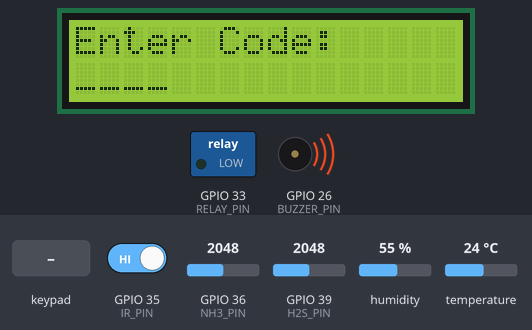
Bench run of a sketch on a simulated ESP32. Shown: 16×2 character LCD, switched loads named in the sketch (green lamp = pin HIGH), buzzer (waves = sounding, pin HIGH). The inputs (shaded band) are chosen by the test bench; at power-on: GPIO 39 (H2S_PIN) = 2048, GPIO 35 (IR_PIN) HIGH, GPIO 36 (NH3_PIN) = 2048, humidity 55 %, temperature 24 °C. WiFi joins after 1.5 s; servers stay silent unless stated; the local clock reads 2024-03-15 10:24:30 at power-on unless the sketch sets it; storage starts empty; what the sketch prints to the serial monitor is not drawn.

Above: at 6.97 s.
7.0 s: keypad keys 1 2 3 4 # pressed 0.4 s apart
At 9.4 s:
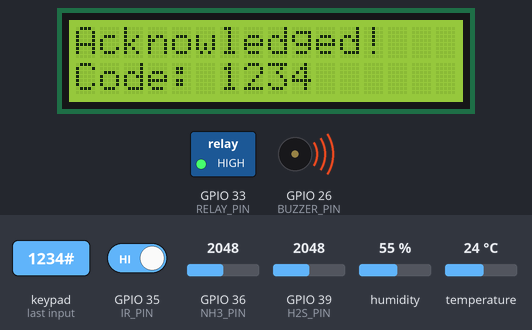
10.5 s: keypad keys 1 2 3 4 * pressed 0.4 s apart
At 13.5 s:
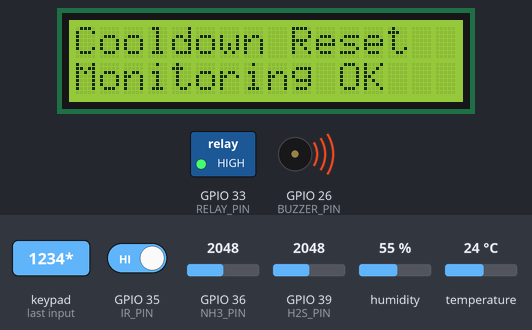
16.1 s: key '#' pressed
At 16.62 s:
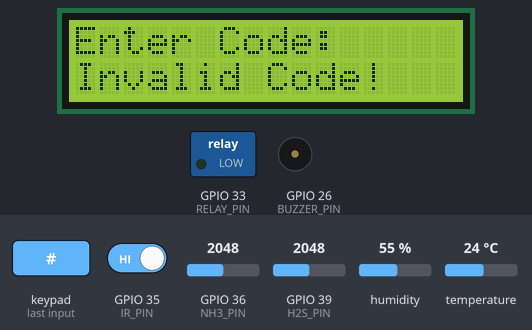
18.4 s: keypad keys 5 6 7 8 # pressed 0.4 s apart
At 20.5 s:
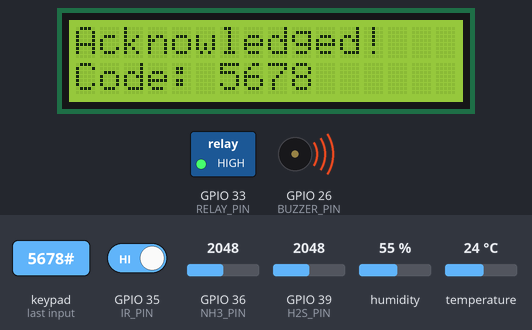
21.9 s: GPIO 39 (H2S_PIN) set to 701
At 25.2 s:
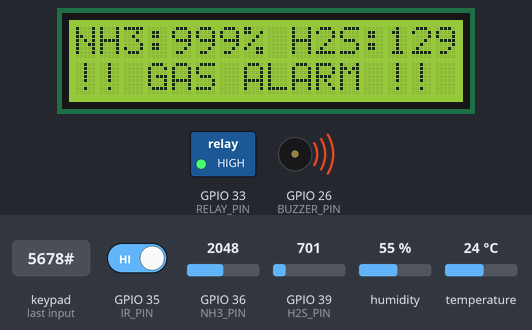
30.9 s: GPIO 39 (H2S_PIN) set to 609
At 39.2 s:
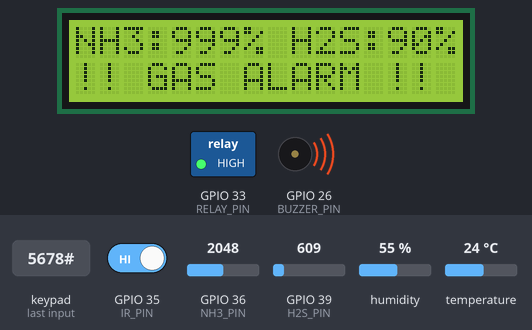
Timing chart, 0 to 40.5 s (numbered marks = the images above; inputs shaded):
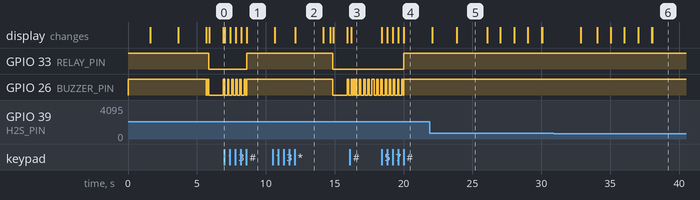

Measured:
- the behaviour switches between 634 and 633 on GPIO 39 (H2S_PIN) (found by bisection; images 5 and 6)
- after the input at 7.0 s, GPIO 33 (RELAY_PIN): LOW → HIGH after 1.6 s; the display: first changes at once (image 1 shows a later state)
- after the input at 10.5 s, GPIO 33 (RELAY_PIN): HIGH → LOW after 4.4 s; GPIO 26 (BUZZER_PIN): HIGH → LOW after 4.4 s, → HIGH 1.1 s later, → LOW 0.10 s later; the display: first differs from a run without the input after 1.6 s (image 2)
- after the input at 16.1 s, the display: changes after 0.10 s (image 3)
- after the input at 18.4 s, GPIO 33 (RELAY_PIN): LOW → HIGH after 1.6 s; the display: first changes at once (image 4 shows a later state)
- after the input at 30.9 s, the display: changes after 2.0 s (image 6)
- what the display in image 2 shows lasts 2.1 s, from 12.1 s to 14.2 s

The sketch:

SDASP_oct16a.ino
```cpp
#include <DHT.h>
#include <Keypad.h>
#include <Wire.h>
#include <LiquidCrystal_I2C.h>
#include <WiFi.h>
#include <WebServer.h>
#include <LittleFS.h>
#include <ArduinoJson.h>
#include <time.h>          // NTP / POSIX time — built into ESP32 Arduino core

// ── WiFi ──
const char* WIFI_SSID = "R03-F554";
const char* WIFI_PASS = "auacb96368";

// ── NTP / IST ──
// IST = UTC+5:30 → offset = 5*3600 + 30*60 = 19800 seconds, no DST
#define NTP_SERVER  "pool.ntp.org"
#define UTC_OFFSET  19800   // seconds
#define DST_OFFSET  0

WebServer server(80);

// ── Pins ──
#define IR_PIN      35
#define DHT_PIN     32
#define RELAY_PIN   33   // Active LOW (JQC3F-05VDC-C) 3.3V logic
#define BUZZER_PIN  26   // Active LOW buzzer
#define DHT_TYPE    DHT22
#define NH3_PIN     36   // VP — ADC1 analog input
#define H2S_PIN     39   // VN — ADC1 analog input

// ── Gas sensor calibration — hardcoded from calibration run ──
// H2S: baseline=0.032V  trigger=0.065V
// NH3: baseline=0.054V  trigger=0.100V
// OLD:
#define NH3_BASELINE  0.1f
#define H2S_BASELINE  0.010f
#define NH3_TRIGGER   0.176f
#define H2S_TRIGGER   0.016f

// NEW:
#define NH3_BASELINE  0.1f      // update after recal
#define H2S_BASELINE  0.3f      // update after recal — 0.010V was noise floor
#define NH3_RL        1000000.0f  // 1MΩ from SEN0567 schematic
#define H2S_RL        3000.0f     // 3kΩ from SEN0568 schematic
#define NH3_SLOPE     -0.48f      // from GM-802B datasheet Fig3
#define H2S_SLOPE     -0.55f      // from GM-602B datasheet Fig3
#define BASELINES_OK  true   // always valid — values are hardcoded

// ── Alarm thresholds ──
#define MAX_OCCUPANCY   20
#define HUM_THRESHOLD   70.0f
#define NH3_THRESHOLD   5.0f
#define H2S_THRESHOLD   3.0f
#define COOLDOWN_MS     300000UL  // 5 minutes

// ── LCD page cycling ──
#define LCD_PAGE_MS  4000
int           lcdPage        = 0;
unsigned long lastPageSwitch = 0;
String        lcdLine0       = "";
String        lcdLine1       = "";

// ── Keypad ──
const String VALID_CODES[] = {"1234", "5678"};
const int    NUM_CODES     = 2;

const byte ROWS = 4, COLS = 3;
char keys[ROWS][COLS] = {
  {'1','2','3'},
  {'4','5','6'},
  {'7','8','9'},
  {'*','0','#'}
};
byte rowPins[ROWS] = {23, 19, 18, 5};
byte colPins[COLS] = {15, 25, 4};

Keypad keypad = Keypad(makeKeymap(keys), rowPins, colPins, ROWS, COLS);
LiquidCrystal_I2C lcd(0x27, 16, 2);
DHT dht(DHT_PIN, DHT_TYPE);

// ── Alarm types ──
// Each type drives a different buzzer pattern (non-blocking)
//
//   HUMIDITY  → long interval: 200ms ON, 5000ms OFF  (slow, lazy beep)
//   OCCUPANCY → mid interval:  200ms ON, 2000ms OFF  (moderate beep)
//   GAS       → continuous:    200ms ON,  100ms OFF  (rapid, urgent beep)
//   NONE      → buzzer silent

enum AlarmType { ALARM_NONE, ALARM_HUMIDITY, ALARM_OCCUPANCY, ALARM_GAS };

// Buzzer pattern table  [ON ms, OFF ms]
const unsigned long BUZZER_ON_MS[]  = {0,  200, 200, 200};
const unsigned long BUZZER_OFF_MS[] = {0, 5000, 2000, 100};

// ── State ──
int           irCount        = 0;
int           occupancy      = 0;
bool          lastIRState    = HIGH;
bool          alarmActive    = false;
bool          inCooldown     = false;
unsigned long cooldownStart  = 0;
unsigned long lastIRTime     = 0;
String        enteredCode    = "";
String        alarmReason    = "";
AlarmType     currentAlarm   = ALARM_NONE;
float         lastHum        = 0;
float         lastTemp       = 0;
float         lastNH3        = 0;
float         lastH2S        = 0;
String        lastUsedCode   = "";
String        lastAckTime    = "";

// ── Gas alarm latch ──
// Stays true once a gas alarm fires so the alarm cannot self-cancel
// if readings drop back below threshold mid-alarm.
// Only cleared by a valid keypad code (silenceAlarm) or after cooldown ends.
bool          gasAlarmLatched = false;

// ── Non-blocking buzzer state ──
bool          buzzerOn       = false;
unsigned long buzzerToggleAt = 0;   // millis() when to flip buzzer state next

// ── Non-blocking LCD message ──
unsigned long lcdMsgUntil    = 0;
bool          lcdMsgActive   = false;

// ════════════════════════════════════
// HELPERS
// ════════════════════════════════════

void lcdWrite(String line0, String line1) {
  while (line0.length() < 16) line0 += " ";
  while (line1.length() < 16) line1 += " ";
  if (line0 != lcdLine0) {
    lcd.setCursor(0, 0);
    lcd.print(line0);
    lcdLine0 = line0;
  }
  if (line1 != lcdLine1) {
    lcd.setCursor(0, 1);
    lcd.print(line1);
    lcdLine1 = line1;
  }
}

float readVolts(int pin) {
  long sum = 0;
  for (int i = 0; i < 16; i++) {
    sum += analogRead(pin);
    delay(2);
  }
  return (sum / 16.0f) * (3.3f / 4095.0f);
}

// NEW — replace with:
float toRs(float vout, float RL) {
  if (vout <= 0.01f) return RL * 999.0f;
  return RL * (3.3f - vout) / vout;
}

float toPPM(float vout, float base_v, float RL, float slope, float pmin, float pmax) {
  float sensorR  = toRs(vout,   RL);   // renamed Rs → sensorR
  float cleanR   = toRs(base_v, RL);   // renamed R0 → cleanR
  if (cleanR <= 0 || sensorR <= 0) return pmin;
  float ratio = sensorR / cleanR;
  return constrain(pow(ratio, 1.0f / slope), pmin, pmax);
}

// NEW — zero-based percentage, 100% = alarm level:
int pctOfThreshold(float ppm, float threshold, float floor_ppm) {
  float adjusted = ppm - floor_ppm;
  float range    = threshold - floor_ppm;
  if (adjusted <= 0 || range <= 0) return 0;
  return (int)constrain((adjusted / range) * 100.0f, 0.0f, 999.0f);
}

bool isValidCode(String code) {
  for (int i = 0; i < NUM_CODES; i++) {
    if (code == VALID_CODES[i]) return true;
  }
  return false;
}

// Returns current IST wall-clock as "HH:MM:SS DD/MM/YYYY"
// Falls back to uptime string if NTP hasn't synced yet.
String getISTTime() {
  struct tm t;
  if (!getLocalTime(&t, 100)) {          // 100ms timeout
    // NTP not ready — fall back to uptime
    unsigned long s = millis() / 1000;
    char buf[20];
    sprintf(buf, "up %02lu:%02lu:%02lu", s/3600, (s%3600)/60, s%60);
    return String(buf);
  }
  char buf[22];
  // Format: HH:MM:SS DD/MM/YYYY
  sprintf(buf, "%02d:%02d:%02d %02d/%02d/%04d",
          t.tm_hour, t.tm_min, t.tm_sec,
          t.tm_mday, t.tm_mon + 1, t.tm_year + 1900);
  return String(buf);
}

// ════════════════════════════════════
// NON-BLOCKING BUZZER DRIVER
// Call every loop iteration while alarm is active.
// ════════════════════════════════════

void buzzerTick() {
  if (!alarmActive || currentAlarm == ALARM_NONE) return;

  if (millis() >= buzzerToggleAt) {
    if (buzzerOn) {
      // Turn OFF, schedule next ON
      digitalWrite(BUZZER_PIN, HIGH);  // OFF (active LOW)
      buzzerOn       = false;
      buzzerToggleAt = millis() + BUZZER_OFF_MS[currentAlarm];
    } else {
      // Turn ON, schedule next OFF
      digitalWrite(BUZZER_PIN, LOW);   // ON (active LOW)
      buzzerOn       = true;
      buzzerToggleAt = millis() + BUZZER_ON_MS[currentAlarm];
    }
  }
}

void buzzerStop() {
  digitalWrite(BUZZER_PIN, HIGH);  // OFF
  buzzerOn       = false;
  buzzerToggleAt = 0;
}

void buzzerStart() {
  // Kick off first ON pulse immediately
  digitalWrite(BUZZER_PIN, LOW);   // ON
  buzzerOn       = true;
  buzzerToggleAt = millis() + BUZZER_ON_MS[currentAlarm];
}

// ════════════════════════════════════
// ALARM
// ════════════════════════════════════

void triggerAlarm(String reason, AlarmType type) {
  if (alarmActive || inCooldown) return;
  alarmActive   = true;
  alarmReason   = reason;
  currentAlarm  = type;

  digitalWrite(RELAY_PIN, LOW);    // Fan ON (active LOW)
  buzzerStart();

  Serial.println("⚠ ALARM [" + String(type) + "]: " + reason);
  lcdLine0 = "";
  lcdLine1 = "";
  lcdWrite("!! ALARM !!", reason.substring(0, 16));
  delay(1000);
  lcdLine0 = "";
  lcdLine1 = "";
  lcdWrite("Enter Code:", "____");
}

void silenceAlarm(String code) {
  alarmActive     = false;
  inCooldown      = true;
  cooldownStart   = millis();
  lastUsedCode    = code;
  gasAlarmLatched = false;   // unlatch gas alarm — valid code entered

  lastAckTime = getISTTime();   // real IST wall-clock (or uptime fallback)

  buzzerStop();
  digitalWrite(RELAY_PIN, HIGH);   // Fan OFF

  if (alarmReason == "Max Occupancy!") {
    occupancy = 0;
    irCount   = 0;
    Serial.println("Occupancy reset to 0");
  }

  currentAlarm = ALARM_NONE;

  Serial.println("✓ Acknowledged by: " + code + " | Was: " + alarmReason);
  lcdLine0 = "";
  lcdLine1 = "";
  lcdWrite("Acknowledged!", "Code: " + code);
  lcdMsgActive = true;
  lcdMsgUntil  = millis() + 2000;
}

void checkGasAlarms() {
  if (alarmActive || inCooldown) return;
  if (gasAlarmLatched) return;   // latched — must be silenced by code first
  if      (lastNH3 >= NH3_THRESHOLD) { gasAlarmLatched = true; triggerAlarm("High NH3!", ALARM_GAS); }
  else if (lastH2S >= H2S_THRESHOLD) { gasAlarmLatched = true; triggerAlarm("High H2S!", ALARM_GAS); }
}

// ════════════════════════════════════
// LCD PAGES
// ════════════════════════════════════

void showPageOcc() {
  String l0 = "Occ:" + String(occupancy) + "/20 H:" + String((int)lastHum) + "%";
  String l1;
  if (inCooldown) {
    unsigned long remaining = (COOLDOWN_MS - (millis() - cooldownStart)) / 1000;
    l1 = "Cooldown: " + String(remaining) + "s";
  } else {
    l1 = "Status: OK";
  }
  lcdWrite(l0, l1);
}

void showPageGas() {
  int nh3pct = pctOfThreshold(lastNH3, NH3_THRESHOLD, 1.0f);
  int h2spct = pctOfThreshold(lastH2S, H2S_THRESHOLD, 0.5f);
  String l0 = "NH3:" + String(nh3pct) + "% H2S:" + String(h2spct) + "%";
  String l1;
  if      (nh3pct >= 100 || h2spct >= 100) l1 = "!! GAS ALARM !!";
  else if (nh3pct >= 75  || h2spct >= 75)  l1 = "Warning: High";
  else                                       l1 = "Gas: OK";
  lcdWrite(l0, l1);
}

void updateLCD() {
  if (lcdMsgActive) {
    if (millis() < lcdMsgUntil) return;
    lcdMsgActive = false;
    lcdLine0 = "";
    lcdLine1 = "";
  }
  if (millis() - lastPageSwitch >= LCD_PAGE_MS) {
    lcdPage = (lcdPage + 1) % 2;
    lastPageSwitch = millis();
  }
  switch (lcdPage) {
    case 0: showPageOcc(); break;
    case 1: showPageGas(); break;
  }
}

// ════════════════════════════════════
// WEB SERVER
// ════════════════════════════════════

void handleRoot() {
  File f = LittleFS.open("/data.html", "r");
  if (!f) {
    server.send(404, "text/plain", "data.html not found in LittleFS");
    return;
  }
  server.streamFile(f, "text/html");
  f.close();
}

void handleData() {
  StaticJsonDocument<448> doc;

  doc["ammonia"]      = round(lastNH3 * 100) / 100.0;
  doc["h2s"]          = round(lastH2S * 100) / 100.0;
  doc["ammoniaPct"] = pctOfThreshold(lastNH3, NH3_THRESHOLD, 1.0f);  // NH3 pmin=1.0
  doc["h2sPct"]     = pctOfThreshold(lastH2S, H2S_THRESHOLD, 0.5f);  // H2S pmin=0.5
  doc["humidity"]     = (int)lastHum;
  doc["temp"]         = round(lastTemp * 10) / 10.0;
  doc["moisture"]     = (int)lastHum;
  doc["occupancy"]    = occupancy;
  doc["fan"]          = alarmActive;
  doc["alarm"]        = alarmActive;
  doc["reason"]       = alarmReason;
  doc["alarmType"]    = (int)currentAlarm;   // 0=none,1=hum,2=occ,3=gas
  doc["cooldown"]     = inCooldown;
  doc["cooldownLeft"] = inCooldown
    ? (long)((COOLDOWN_MS - (millis() - cooldownStart)) / 1000)
    : 0;
  doc["lastCode"]     = lastUsedCode;
  doc["lastAck"]      = lastAckTime;
  doc["currentTime"]  = getISTTime();
  doc["baselines_ok"] = true;                        // always OK — hardcoded
  doc["base_nh3"]     = NH3_BASELINE;
  doc["base_h2s"]     = H2S_BASELINE;
  doc["trig_nh3"] = NH3_THRESHOLD;   // 5.0 ppm
  doc["trig_h2s"] = H2S_THRESHOLD;   // 3.0 ppm

  String json;
  serializeJson(doc, json);
  server.send(200, "application/json", json);
}

void handleNotFound() {
  server.send(404, "text/plain", "Not found");
}

// ════════════════════════════════════
// SETUP
// ════════════════════════════════════

void setup() {
  Serial.begin(115200);

  pinMode(RELAY_PIN,  OUTPUT);
  pinMode(BUZZER_PIN, OUTPUT);
  digitalWrite(RELAY_PIN,  HIGH);  // OFF
  digitalWrite(BUZZER_PIN, HIGH);  // OFF

  pinMode(IR_PIN,  INPUT);
  pinMode(DHT_PIN, INPUT_PULLUP);

  dht.begin();

  if (!LittleFS.begin()) {
    Serial.println("LittleFS mount failed — needed only for data.html");
  } else {
    Serial.println("LittleFS mounted OK");
  }

  // ── Gas calibration is hardcoded — print for confirmation ──
  Serial.println("[CAL] Gas baselines HARDCODED:");
  Serial.printf("[CAL] NH3 base:%.3fV  trig:%.3fV  alarm:%.1fppm\n",
                NH3_BASELINE, NH3_TRIGGER, NH3_THRESHOLD);
  Serial.printf("[CAL] H2S base:%.3fV  trig:%.3fV  alarm:%.1fppm\n",
                H2S_BASELINE, H2S_TRIGGER, H2S_THRESHOLD);

  Serial.print("Connecting to WiFi");
  WiFi.begin(WIFI_SSID, WIFI_PASS);
  int tries = 0;
  while (WiFi.status() != WL_CONNECTED && tries < 30) {
    delay(500);
    Serial.print(".");
    tries++;
  }
  if (WiFi.status() == WL_CONNECTED) {
    Serial.println("\nWiFi connected!");
    Serial.print("Dashboard: http://");
    Serial.println(WiFi.localIP());

    // Sync NTP → IST
    configTime(UTC_OFFSET, DST_OFFSET, NTP_SERVER);
    Serial.print("Syncing NTP time");
    struct tm t;
    int ntpTries = 0;
    while (!getLocalTime(&t, 500) && ntpTries < 10) {
      Serial.print(".");
      ntpTries++;
    }
    if (getLocalTime(&t, 200)) {
      char tbuf[22];
      sprintf(tbuf, "%02d:%02d:%02d %02d/%02d/%04d",
              t.tm_hour, t.tm_min, t.tm_sec,
              t.tm_mday, t.tm_mon+1, t.tm_year+1900);
      Serial.println("\nIST time: " + String(tbuf));
    } else {
      Serial.println("\nNTP sync failed — will retry in background");
    }
  } else {
    Serial.println("\nWiFi failed — running offline");
  }

  server.on("/",     handleRoot);
  server.on("/data", handleData);
  server.onNotFound(handleNotFound);
  server.begin();
  Serial.println("Web server started");

  Wire.begin(21, 22);
  lcd.init();
  lcd.backlight();
  lcdWrite("Restroom Monitor",
           WiFi.status() == WL_CONNECTED
             ? WiFi.localIP().toString()
             : "  No WiFi...    ");
  delay(2000);

  // Show calibration status briefly
  lcdLine0 = ""; lcdLine1 = "";
  lcdWrite("Cal: Hardcoded", "NH3+H2S ready");
  delay(2000);
  lcd.clear();
  lcdLine0 = "";
  lcdLine1 = "";

  // Startup beep
  digitalWrite(BUZZER_PIN, LOW);
  delay(100);
  digitalWrite(BUZZER_PIN, HIGH);

  Serial.println("=== Restroom Monitor READY ===");
  Serial.println("Buzzer: GAS=continuous | OCC=2s | HUM=5s");
  Serial.println("Gas alarm: LATCHED — requires keypad code to silence");
  Serial.printf("NH3 base:%.3fV  trig:%.3fV  alarm:%.1fppm\n",
                NH3_BASELINE, NH3_TRIGGER, NH3_THRESHOLD);
  Serial.printf("H2S base:%.3fV  trig:%.3fV  alarm:%.1fppm\n",
                H2S_BASELINE, H2S_TRIGGER, H2S_THRESHOLD);
  Serial.println("Humidity alarm: 70%");
  Serial.println("Max occupancy : 20");
  Serial.println("Cooldown      : 5 min");
  Serial.println("==============================");
}

// ════════════════════════════════════
// LOOP
// ════════════════════════════════════

void loop() {

  // ── Web server ──
  server.handleClient();

  // ── Non-blocking buzzer driver ──
  buzzerTick();

  // ── WiFi watchdog ──
  static unsigned long lastWiFiCheck = 0;
  if (millis() - lastWiFiCheck >= 10000) {
    lastWiFiCheck = millis();
    if (WiFi.status() != WL_CONNECTED) {
      Serial.println("WiFi lost — reconnecting...");
      WiFi.reconnect();
    }
  }

  // ── Cooldown timer ──
  if (inCooldown && (millis() - cooldownStart >= COOLDOWN_MS)) {
    inCooldown      = false;
    gasAlarmLatched = false;   // reset latch after cooldown so next event fires fresh
    Serial.println("Cooldown over — monitoring resumed");
  }

 // ── IR occupancy with debounce ──
bool currentIR = digitalRead(IR_PIN);
if (currentIR == LOW && lastIRState == HIGH &&
    (millis() - lastIRTime >= 1000)) {
  irCount++;
  // Every 2 triggers = 1 person (enter + exit)
  // But show current people inside = entries - exits
  // irCount odd = someone just entered, even = they left
  occupancy = (irCount + 1) / 2;  // rounds up so entry counts immediately
  lastIRTime = millis();
  Serial.printf("IR trigger #%d | Occupancy: %d\n", irCount, occupancy);
}
lastIRState = currentIR;


  // ── DHT22 every 2s ──
  static unsigned long lastDHT = 0;
  if (millis() - lastDHT >= 2000) {
    lastDHT = millis();
    float h = dht.readHumidity();
    float t = dht.readTemperature();
    if (!isnan(h) && !isnan(t)) {
      lastHum  = h;
      lastTemp = t;
      Serial.printf("Hum: %.1f%% | Temp: %.1f°C | Occ: %d\n", h, t, occupancy);
      if (!alarmActive && !inCooldown) {
        if      (occupancy >= MAX_OCCUPANCY) triggerAlarm("Max Occupancy!", ALARM_OCCUPANCY);
        else if (h > HUM_THRESHOLD)         triggerAlarm("High Humidity!", ALARM_HUMIDITY);
      }
    } else {
      Serial.println("DHT22 read failed");
    }
  }

  // ── Gas sensors every 3s ──
  static unsigned long lastGAS = 0;
  if (millis() - lastGAS >= 3000) {
    lastGAS = millis();
    float nh3v = readVolts(NH3_PIN);
    float h2sv = readVolts(H2S_PIN);
    lastNH3 = toPPM(nh3v, NH3_BASELINE, NH3_RL, NH3_SLOPE, 1.0f,  300.0f);
    lastH2S = toPPM(h2sv, H2S_BASELINE, H2S_RL, H2S_SLOPE, 0.5f,   50.0f);
    Serial.printf("NH3: %.4fV → %.2fppm (%d%%) | H2S: %.4fV → %.2fppm (%d%%)\n",
              nh3v, lastNH3, pctOfThreshold(lastNH3, NH3_THRESHOLD, 1.0f),
              h2sv, lastH2S, pctOfThreshold(lastH2S, H2S_THRESHOLD, 0.5f));
    checkGasAlarms();
  }

  // ── LCD ──
  if (!alarmActive) updateLCD();

  // ── Keypad ──
  char key = keypad.getKey();
  if (key) {
    Serial.print("Key pressed: [");
    Serial.print(key);
    Serial.println("]");

    if (key == '#') {
      if (alarmActive) {
        if (isValidCode(enteredCode)) {
          silenceAlarm(enteredCode);
        } else {
          Serial.println("✗ Invalid: " + enteredCode);
          lcdLine1 = "";
          lcdWrite("Enter Code:", "Invalid Code!");
          lcdMsgActive = true;
          lcdMsgUntil  = millis() + 1500;
          // 3 short rejection beeps (blocking is fine here — brief)
          buzzerStop();
          for (int i = 0; i < 3; i++) {
            digitalWrite(BUZZER_PIN, LOW);  delay(80);
            digitalWrite(BUZZER_PIN, HIGH); delay(80);
          }
          // Resume the alarm pattern
          buzzerStart();
        }
      }
      enteredCode = "";

    } else if (key == '*') {
  enteredCode = "";
  if (alarmActive) {
    lcdLine1 = "";
    lcdWrite("Enter Code:", "____");
  }

  // reset cooldown
  if (inCooldown) {
    inCooldown      = false;
    gasAlarmLatched = false;
    Serial.println("Cooldown reset by * key");
    lcdLine0 = ""; lcdLine1 = "";
    lcdWrite("Cooldown Reset", "Monitoring OK");
    lcdMsgActive = true;
    lcdMsgUntil  = millis() + 2000;
  }

  Serial.println("Code cleared");
}
     else {
      if (enteredCode.length() < 4) {
        enteredCode += key;
        if (alarmActive) {
          String display = "";
          for (int i = 0; i < (int)enteredCode.length(); i++) display += "*";
          for (int i = enteredCode.length(); i < 4; i++) display += "_";
          lcdLine1 = "";
          lcdWrite("Enter Code:", display);
        }
      }
    }
  }
}
```
